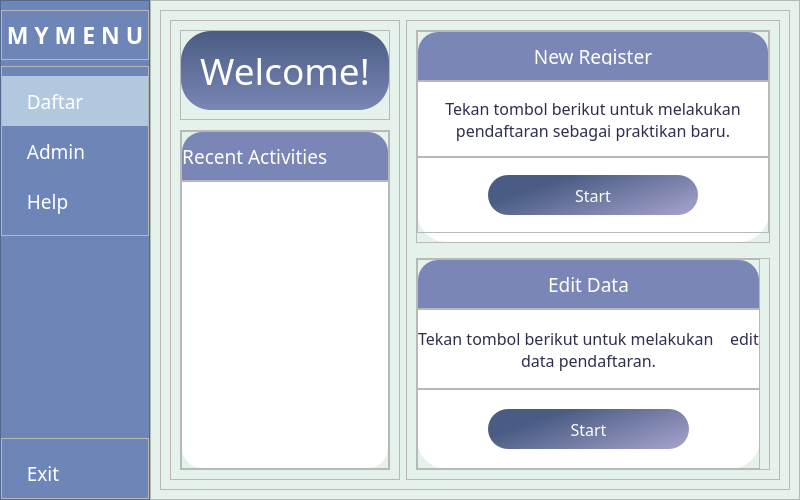
<?xml version="1.0" encoding="UTF-8"?>
<ui version="4.0">
 <class>Dialog</class>
 <widget class="QDialog" name="Dialog">
  <property name="geometry">
   <rect>
    <x>0</x>
    <y>0</y>
    <width>800</width>
    <height>500</height>
   </rect>
  </property>
  <property name="windowTitle">
   <string>Dialog</string>
  </property>
  <layout class="QHBoxLayout" name="horizontalLayout">
   <property name="spacing">
    <number>0</number>
   </property>
   <property name="leftMargin">
    <number>0</number>
   </property>
   <property name="topMargin">
    <number>0</number>
   </property>
   <property name="rightMargin">
    <number>0</number>
   </property>
   <property name="bottomMargin">
    <number>0</number>
   </property>
   <item>
    <widget class="QFrame" name="frame">
     <property name="minimumSize">
      <size>
       <width>150</width>
       <height>0</height>
      </size>
     </property>
     <property name="maximumSize">
      <size>
       <width>150</width>
       <height>16777215</height>
      </size>
     </property>
     <property name="styleSheet">
      <string notr="true">QFrame#frame{
background-color:rgb(110, 133, 183)
}




</string>
     </property>
     <property name="frameShape">
      <enum>QFrame::StyledPanel</enum>
     </property>
     <property name="frameShadow">
      <enum>QFrame::Raised</enum>
     </property>
     <layout class="QVBoxLayout" name="verticalLayout">
      <property name="leftMargin">
       <number>0</number>
      </property>
      <property name="rightMargin">
       <number>0</number>
      </property>
      <property name="bottomMargin">
       <number>0</number>
      </property>
      <item>
       <widget class="QFrame" name="frame_3">
        <property name="minimumSize">
         <size>
          <width>0</width>
          <height>50</height>
         </size>
        </property>
        <property name="maximumSize">
         <size>
          <width>16777215</width>
          <height>50</height>
         </size>
        </property>
        <property name="frameShape">
         <enum>QFrame::StyledPanel</enum>
        </property>
        <property name="frameShadow">
         <enum>QFrame::Raised</enum>
        </property>
        <layout class="QVBoxLayout" name="verticalLayout_2">
         <property name="spacing">
          <number>0</number>
         </property>
         <property name="leftMargin">
          <number>0</number>
         </property>
         <property name="topMargin">
          <number>0</number>
         </property>
         <property name="rightMargin">
          <number>0</number>
         </property>
         <property name="bottomMargin">
          <number>0</number>
         </property>
         <item>
          <widget class="QPushButton" name="pushButton_5">
           <property name="font">
            <font>
             <family>Tw Cen MT</family>
             <pointsize>17</pointsize>
             <weight>75</weight>
             <bold>true</bold>
            </font>
           </property>
           <property name="styleSheet">
            <string notr="true">QPushButton#pushButton_5{
background-color:none;
border-radius:0px;
color:rgb(255, 255, 255);
}

QPushButton#pushButton_5:hover{
color:rgb(196, 215, 224);
}</string>
           </property>
           <property name="text">
            <string>M Y M E N U</string>
           </property>
          </widget>
         </item>
        </layout>
       </widget>
      </item>
      <item alignment="Qt::AlignTop">
       <widget class="QFrame" name="frame_4">
        <property name="frameShape">
         <enum>QFrame::StyledPanel</enum>
        </property>
        <property name="frameShadow">
         <enum>QFrame::Raised</enum>
        </property>
        <layout class="QVBoxLayout" name="verticalLayout_3">
         <property name="spacing">
          <number>0</number>
         </property>
         <property name="leftMargin">
          <number>0</number>
         </property>
         <property name="topMargin">
          <number>9</number>
         </property>
         <property name="rightMargin">
          <number>0</number>
         </property>
         <item>
          <widget class="QFrame" name="frame_13">
           <property name="frameShape">
            <enum>QFrame::StyledPanel</enum>
           </property>
           <property name="frameShadow">
            <enum>QFrame::Raised</enum>
           </property>
          </widget>
         </item>
         <item>
          <widget class="QPushButton" name="pushButton">
           <property name="minimumSize">
            <size>
             <width>0</width>
             <height>50</height>
            </size>
           </property>
           <property name="maximumSize">
            <size>
             <width>16777215</width>
             <height>50</height>
            </size>
           </property>
           <property name="font">
            <font>
             <family>Tw Cen MT</family>
             <pointsize>14</pointsize>
             <weight>50</weight>
             <italic>false</italic>
             <bold>false</bold>
             <stylestrategy>PreferDefault</stylestrategy>
            </font>
           </property>
           <property name="focusPolicy">
            <enum>Qt::NoFocus</enum>
           </property>
           <property name="contextMenuPolicy">
            <enum>Qt::DefaultContextMenu</enum>
           </property>
           <property name="layoutDirection">
            <enum>Qt::LeftToRight</enum>
           </property>
           <property name="styleSheet">
            <string notr="true">QPushButton#pushButton{
text-align:left;
padding-left:15px;
background-color:none;
border-radius:0px;
color:rgb(255, 255, 255);
background-color:rgb(178, 200, 223);
}

QPushButton#pushButton:hover{
font-weight:900;
}


QPushButton#pushButton:pressed{
padding-left:20px;
padding-top:5px;
}</string>
           </property>
           <property name="text">
            <string>  Daftar</string>
           </property>
           <property name="icon">
            <iconset resource="icon.qrc">
             <normaloff>:/icon/feather_white/edit.svg</normaloff>:/icon/feather_white/edit.svg</iconset>
           </property>
           <property name="iconSize">
            <size>
             <width>20</width>
             <height>20</height>
            </size>
           </property>
           <property name="checkable">
            <bool>false</bool>
           </property>
          </widget>
         </item>
         <item>
          <widget class="QPushButton" name="pushButton_2">
           <property name="minimumSize">
            <size>
             <width>0</width>
             <height>50</height>
            </size>
           </property>
           <property name="maximumSize">
            <size>
             <width>16777215</width>
             <height>50</height>
            </size>
           </property>
           <property name="font">
            <font>
             <family>Tw Cen MT</family>
             <pointsize>14</pointsize>
            </font>
           </property>
           <property name="layoutDirection">
            <enum>Qt::LeftToRight</enum>
           </property>
           <property name="styleSheet">
            <string notr="true">QPushButton#pushButton_2{
text-align:left;
padding-left:15px;
background-color:none;
border-radius:0px;
color:rgb(255, 255, 255);
}

QPushButton#pushButton_2:hover{
font-weight:900;
}

QPushButton#pushButton_2:pressed{
padding-left:20px;
padding-top:5px;
}</string>
           </property>
           <property name="text">
            <string>  Admin</string>
           </property>
           <property name="icon">
            <iconset resource="icon.qrc">
             <normaloff>:/icon/feather_white/user.svg</normaloff>:/icon/feather_white/user.svg</iconset>
           </property>
           <property name="iconSize">
            <size>
             <width>20</width>
             <height>20</height>
            </size>
           </property>
          </widget>
         </item>
         <item>
          <widget class="QPushButton" name="pushButton_3">
           <property name="minimumSize">
            <size>
             <width>0</width>
             <height>50</height>
            </size>
           </property>
           <property name="maximumSize">
            <size>
             <width>16777215</width>
             <height>50</height>
            </size>
           </property>
           <property name="font">
            <font>
             <family>Tw Cen MT</family>
             <pointsize>14</pointsize>
            </font>
           </property>
           <property name="layoutDirection">
            <enum>Qt::LeftToRight</enum>
           </property>
           <property name="styleSheet">
            <string notr="true">QPushButton#pushButton_3{
text-align:left;
padding-left:15px;
background-color:none;
border-radius:0px;
color:rgb(255, 255, 255);
}

QPushButton#pushButton_3:hover{
font-weight:900;
}

QPushButton#pushButton_3:pressed{
padding-left:20px;
padding-top:5px;
}</string>
           </property>
           <property name="text">
            <string>  Help</string>
           </property>
           <property name="icon">
            <iconset resource="icon.qrc">
             <normaloff>:/icon/feather_white/help-circle.svg</normaloff>:/icon/feather_white/help-circle.svg</iconset>
           </property>
           <property name="iconSize">
            <size>
             <width>20</width>
             <height>20</height>
            </size>
           </property>
          </widget>
         </item>
        </layout>
       </widget>
      </item>
      <item alignment="Qt::AlignBottom">
       <widget class="QFrame" name="frame_5">
        <property name="frameShape">
         <enum>QFrame::StyledPanel</enum>
        </property>
        <property name="frameShadow">
         <enum>QFrame::Raised</enum>
        </property>
        <layout class="QVBoxLayout" name="verticalLayout_4">
         <property name="leftMargin">
          <number>0</number>
         </property>
         <property name="rightMargin">
          <number>0</number>
         </property>
         <property name="bottomMargin">
          <number>0</number>
         </property>
         <item>
          <widget class="QPushButton" name="pushButton_4">
           <property name="minimumSize">
            <size>
             <width>0</width>
             <height>50</height>
            </size>
           </property>
           <property name="maximumSize">
            <size>
             <width>16777215</width>
             <height>50</height>
            </size>
           </property>
           <property name="font">
            <font>
             <family>Tw Cen MT</family>
             <pointsize>14</pointsize>
            </font>
           </property>
           <property name="styleSheet">
            <string notr="true">QPushButton#pushButton_4{
text-align:left;
padding-left:15px;
background-color:none;
border-radius:0px;
color:rgb(255, 255, 255);
}

QPushButton#pushButton_4:hover{
font-weight:900;
}

QPushButton#pushButton_4:pressed{
padding-left:20px;
padding-top:5px;
}</string>
           </property>
           <property name="text">
            <string>  Exit</string>
           </property>
           <property name="icon">
            <iconset resource="icon.qrc">
             <normaloff>:/icon/feather_white/power.svg</normaloff>:/icon/feather_white/power.svg</iconset>
           </property>
           <property name="iconSize">
            <size>
             <width>20</width>
             <height>20</height>
            </size>
           </property>
          </widget>
         </item>
        </layout>
       </widget>
      </item>
     </layout>
    </widget>
   </item>
   <item>
    <widget class="QFrame" name="frame_2">
     <property name="styleSheet">
      <string notr="true">QFrame#frame_2{
background-color:rgb(229, 241, 235);
}
</string>
     </property>
     <property name="frameShape">
      <enum>QFrame::StyledPanel</enum>
     </property>
     <property name="frameShadow">
      <enum>QFrame::Raised</enum>
     </property>
     <layout class="QVBoxLayout" name="verticalLayout_5">
      <item>
       <widget class="QFrame" name="frame_7">
        <property name="frameShape">
         <enum>QFrame::StyledPanel</enum>
        </property>
        <property name="frameShadow">
         <enum>QFrame::Raised</enum>
        </property>
        <layout class="QHBoxLayout" name="horizontalLayout_2">
         <item>
          <widget class="QFrame" name="frame_6">
           <property name="frameShape">
            <enum>QFrame::StyledPanel</enum>
           </property>
           <property name="frameShadow">
            <enum>QFrame::Raised</enum>
           </property>
           <layout class="QVBoxLayout" name="verticalLayout_6">
            <property name="spacing">
             <number>10</number>
            </property>
            <item>
             <widget class="QFrame" name="frame_9">
              <property name="maximumSize">
               <size>
                <width>16777215</width>
                <height>90</height>
               </size>
              </property>
              <property name="frameShape">
               <enum>QFrame::StyledPanel</enum>
              </property>
              <property name="frameShadow">
               <enum>QFrame::Raised</enum>
              </property>
              <layout class="QVBoxLayout" name="verticalLayout_7">
               <property name="leftMargin">
                <number>0</number>
               </property>
               <property name="topMargin">
                <number>0</number>
               </property>
               <property name="rightMargin">
                <number>0</number>
               </property>
               <item>
                <widget class="QLabel" name="label">
                 <property name="font">
                  <font>
                   <family>Tw Cen MT</family>
                   <pointsize>28</pointsize>
                  </font>
                 </property>
                 <property name="styleSheet">
                  <string notr="true">QLabel#label{;
background-color:qlineargradient(spread:pad, x1:0, y1:0, x2:0, y2:1, stop:0 rgba(73, 92, 131, 255), stop:1 rgba(122, 134, 182, 255));
border-bottom-left-radius:30px;
border-bottom-right-radius:30px;
border-top-left-radius:30px;
border-top-right-radius:30px;
color:rgb(255, 255, 255);
padding: 10px;
}</string>
                 </property>
                 <property name="text">
                  <string>Welcome!</string>
                 </property>
                 <property name="alignment">
                  <set>Qt::AlignCenter</set>
                 </property>
                </widget>
               </item>
              </layout>
             </widget>
            </item>
            <item>
             <widget class="QFrame" name="frame_10">
              <property name="frameShape">
               <enum>QFrame::StyledPanel</enum>
              </property>
              <property name="frameShadow">
               <enum>QFrame::Raised</enum>
              </property>
              <layout class="QVBoxLayout" name="verticalLayout_8">
               <property name="spacing">
                <number>0</number>
               </property>
               <property name="leftMargin">
                <number>0</number>
               </property>
               <property name="topMargin">
                <number>0</number>
               </property>
               <property name="rightMargin">
                <number>0</number>
               </property>
               <property name="bottomMargin">
                <number>0</number>
               </property>
               <item>
                <widget class="QFrame" name="frame_11">
                 <property name="maximumSize">
                  <size>
                   <width>16777215</width>
                   <height>50</height>
                  </size>
                 </property>
                 <property name="frameShape">
                  <enum>QFrame::StyledPanel</enum>
                 </property>
                 <property name="frameShadow">
                  <enum>QFrame::Raised</enum>
                 </property>
                 <layout class="QHBoxLayout" name="horizontalLayout_3">
                  <property name="spacing">
                   <number>0</number>
                  </property>
                  <property name="leftMargin">
                   <number>0</number>
                  </property>
                  <property name="topMargin">
                   <number>0</number>
                  </property>
                  <property name="rightMargin">
                   <number>0</number>
                  </property>
                  <property name="bottomMargin">
                   <number>0</number>
                  </property>
                  <item>
                   <widget class="QLabel" name="label_3">
                    <property name="font">
                     <font>
                      <family>Tw Cen MT</family>
                      <pointsize>14</pointsize>
                     </font>
                    </property>
                    <property name="styleSheet">
                     <string notr="true">QLabel#label_3{
background-color:rgb(122, 134, 182);
border-top-left-radius:20px;
color:rgb(255, 255, 255);
}</string>
                    </property>
                    <property name="text">
                     <string>Recent Activities  </string>
                    </property>
                    <property name="alignment">
                     <set>Qt::AlignRight|Qt::AlignTrailing|Qt::AlignVCenter</set>
                    </property>
                   </widget>
                  </item>
                  <item>
                   <widget class="QLabel" name="label_2">
                    <property name="maximumSize">
                     <size>
                      <width>80</width>
                      <height>16777215</height>
                     </size>
                    </property>
                    <property name="styleSheet">
                     <string notr="true">QLabel#label_2{
background-color:rgb(122, 134, 182);;
border-top-right-radius:20px;
color:rgb(255, 255, 255);
}</string>
                    </property>
                    <property name="text">
                     <string>&lt;html&gt;&lt;head/&gt;&lt;body&gt;&lt;p&gt;&lt;img src=&quot;:/icon/feather_white/bell.svg&quot;/&gt;&lt;/p&gt;&lt;/body&gt;&lt;/html&gt;</string>
                    </property>
                    <property name="textFormat">
                     <enum>Qt::RichText</enum>
                    </property>
                   </widget>
                  </item>
                 </layout>
                </widget>
               </item>
               <item>
                <widget class="QFrame" name="frame_12">
                 <property name="frameShape">
                  <enum>QFrame::StyledPanel</enum>
                 </property>
                 <property name="frameShadow">
                  <enum>QFrame::Raised</enum>
                 </property>
                 <layout class="QVBoxLayout" name="verticalLayout_9">
                  <property name="spacing">
                   <number>0</number>
                  </property>
                  <property name="leftMargin">
                   <number>0</number>
                  </property>
                  <property name="topMargin">
                   <number>0</number>
                  </property>
                  <property name="rightMargin">
                   <number>0</number>
                  </property>
                  <property name="bottomMargin">
                   <number>0</number>
                  </property>
                  <item>
                   <widget class="QLabel" name="label_4">
                    <property name="font">
                     <font>
                      <family>Tw Cen MT</family>
                      <pointsize>12</pointsize>
                     </font>
                    </property>
                    <property name="styleSheet">
                     <string notr="true">QLabel#label_4{
background-color:rgb(255, 255, 255);
padding:10px;
color:rgb(46, 47, 77)
}

QLabel#label_4:hover{
background-color:rgb(218, 218, 218);
}</string>
                    </property>
                    <property name="text">
                     <string/>
                    </property>
                    <property name="scaledContents">
                     <bool>false</bool>
                    </property>
                    <property name="wordWrap">
                     <bool>true</bool>
                    </property>
                   </widget>
                  </item>
                  <item>
                   <widget class="QLabel" name="label_5">
                    <property name="font">
                     <font>
                      <family>Tw Cen MT</family>
                      <pointsize>12</pointsize>
                     </font>
                    </property>
                    <property name="styleSheet">
                     <string notr="true">QLabel#label_5{
background-color:rgb(255, 255, 255);
padding:10px;
color:rgb(46, 47, 77)
}

QLabel#label_5:hover{
background-color:rgb(218, 218, 218);
}</string>
                    </property>
                    <property name="text">
                     <string/>
                    </property>
                    <property name="wordWrap">
                     <bool>true</bool>
                    </property>
                   </widget>
                  </item>
                  <item>
                   <widget class="QLabel" name="label_6">
                    <property name="font">
                     <font>
                      <family>Tw Cen MT</family>
                      <pointsize>12</pointsize>
                     </font>
                    </property>
                    <property name="styleSheet">
                     <string notr="true">QLabel#label_6{
background-color:rgb(255, 255, 255);
padding:10px;
color:rgb(46, 47, 77)
}

QLabel#label_6:hover{
background-color:rgb(218, 218, 218);
}</string>
                    </property>
                    <property name="text">
                     <string/>
                    </property>
                    <property name="wordWrap">
                     <bool>true</bool>
                    </property>
                   </widget>
                  </item>
                  <item>
                   <widget class="QLabel" name="label_7">
                    <property name="font">
                     <font>
                      <family>Tw Cen MT</family>
                      <pointsize>12</pointsize>
                     </font>
                    </property>
                    <property name="styleSheet">
                     <string notr="true">QLabel#label_7{
background-color:rgb(255, 255, 255);
padding:10px;
color:rgb(46, 47, 77)
}

QLabel#label_7:hover{
background-color:rgb(218, 218, 218);
}</string>
                    </property>
                    <property name="text">
                     <string/>
                    </property>
                    <property name="wordWrap">
                     <bool>true</bool>
                    </property>
                   </widget>
                  </item>
                  <item>
                   <widget class="QLabel" name="label_8">
                    <property name="font">
                     <font>
                      <family>Tw Cen MT</family>
                      <pointsize>12</pointsize>
                     </font>
                    </property>
                    <property name="styleSheet">
                     <string notr="true">QLabel#label_8{
background-color:rgb(255, 255, 255);
padding:10px;
color:rgb(46, 47, 77);
border-bottom-left-radius:20px;
border-bottom-right-radius:20px;
}

QLabel#label_8:hover{
background-color:rgb(218, 218, 218);
}</string>
                    </property>
                    <property name="text">
                     <string/>
                    </property>
                    <property name="wordWrap">
                     <bool>true</bool>
                    </property>
                   </widget>
                  </item>
                 </layout>
                </widget>
               </item>
              </layout>
             </widget>
            </item>
           </layout>
          </widget>
         </item>
         <item>
          <widget class="QFrame" name="frame_8">
           <property name="frameShape">
            <enum>QFrame::StyledPanel</enum>
           </property>
           <property name="frameShadow">
            <enum>QFrame::Raised</enum>
           </property>
           <layout class="QVBoxLayout" name="verticalLayout_10">
            <property name="spacing">
             <number>15</number>
            </property>
            <item>
             <widget class="QFrame" name="frame_14">
              <property name="frameShape">
               <enum>QFrame::StyledPanel</enum>
              </property>
              <property name="frameShadow">
               <enum>QFrame::Raised</enum>
              </property>
              <layout class="QVBoxLayout" name="verticalLayout_11">
               <property name="spacing">
                <number>0</number>
               </property>
               <property name="leftMargin">
                <number>0</number>
               </property>
               <property name="topMargin">
                <number>0</number>
               </property>
               <property name="rightMargin">
                <number>0</number>
               </property>
               <property name="bottomMargin">
                <number>0</number>
               </property>
               <item>
                <widget class="QFrame" name="frame_16">
                 <property name="maximumSize">
                  <size>
                   <width>16777215</width>
                   <height>50</height>
                  </size>
                 </property>
                 <property name="frameShape">
                  <enum>QFrame::StyledPanel</enum>
                 </property>
                 <property name="frameShadow">
                  <enum>QFrame::Raised</enum>
                 </property>
                 <layout class="QHBoxLayout" name="horizontalLayout_4">
                  <property name="spacing">
                   <number>0</number>
                  </property>
                  <property name="leftMargin">
                   <number>0</number>
                  </property>
                  <property name="topMargin">
                   <number>0</number>
                  </property>
                  <property name="rightMargin">
                   <number>0</number>
                  </property>
                  <property name="bottomMargin">
                   <number>0</number>
                  </property>
                  <item>
                   <widget class="QLabel" name="label_9">
                    <property name="font">
                     <font>
                      <family>Tw Cen MT</family>
                      <pointsize>14</pointsize>
                     </font>
                    </property>
                    <property name="styleSheet">
                     <string notr="true">QLabel#label_9{
background-color:rgb(122, 134, 182);
border-top-left-radius:20px;
border-top-right-radius:20px;
color:rgb(255, 255, 255);
padding: 15px;
}</string>
                    </property>
                    <property name="text">
                     <string>New Register</string>
                    </property>
                    <property name="alignment">
                     <set>Qt::AlignCenter</set>
                    </property>
                   </widget>
                  </item>
                 </layout>
                </widget>
               </item>
               <item>
                <widget class="QFrame" name="frame_17">
                 <property name="styleSheet">
                  <string notr="true">QFrame#frame_17{
background-color:rgb(255, 255, 255);
border-bottom-left-radius:30px;
border-bottom-right-radius:30px;
}</string>
                 </property>
                 <property name="frameShape">
                  <enum>QFrame::StyledPanel</enum>
                 </property>
                 <property name="frameShadow">
                  <enum>QFrame::Raised</enum>
                 </property>
                 <layout class="QVBoxLayout" name="verticalLayout_12">
                  <property name="spacing">
                   <number>0</number>
                  </property>
                  <property name="leftMargin">
                   <number>0</number>
                  </property>
                  <property name="topMargin">
                   <number>0</number>
                  </property>
                  <property name="rightMargin">
                   <number>0</number>
                  </property>
                  <item>
                   <widget class="QFrame" name="frame_18">
                    <property name="maximumSize">
                     <size>
                      <width>16777215</width>
                      <height>100</height>
                     </size>
                    </property>
                    <property name="frameShape">
                     <enum>QFrame::StyledPanel</enum>
                    </property>
                    <property name="frameShadow">
                     <enum>QFrame::Raised</enum>
                    </property>
                    <layout class="QVBoxLayout" name="verticalLayout_13">
                     <property name="spacing">
                      <number>0</number>
                     </property>
                     <property name="leftMargin">
                      <number>0</number>
                     </property>
                     <property name="topMargin">
                      <number>0</number>
                     </property>
                     <property name="rightMargin">
                      <number>0</number>
                     </property>
                     <property name="bottomMargin">
                      <number>0</number>
                     </property>
                     <item>
                      <widget class="QLabel" name="label_10">
                       <property name="font">
                        <font>
                         <family>Tw Cen MT</family>
                         <pointsize>12</pointsize>
                        </font>
                       </property>
                       <property name="styleSheet">
                        <string notr="true">color:rgb(46, 47, 77);</string>
                       </property>
                       <property name="text">
                        <string>Tekan tombol berikut untuk melakukan pendaftaran sebagai praktikan baru.</string>
                       </property>
                       <property name="alignment">
                        <set>Qt::AlignCenter</set>
                       </property>
                       <property name="wordWrap">
                        <bool>true</bool>
                       </property>
                      </widget>
                     </item>
                    </layout>
                   </widget>
                  </item>
                  <item>
                   <widget class="QFrame" name="frame_19">
                    <property name="frameShape">
                     <enum>QFrame::StyledPanel</enum>
                    </property>
                    <property name="frameShadow">
                     <enum>QFrame::Raised</enum>
                    </property>
                    <layout class="QVBoxLayout" name="verticalLayout_14">
                     <property name="leftMargin">
                      <number>70</number>
                     </property>
                     <property name="rightMargin">
                      <number>70</number>
                     </property>
                     <item>
                      <widget class="QPushButton" name="pushButton_6">
                       <property name="maximumSize">
                        <size>
                         <width>16777215</width>
                         <height>40</height>
                        </size>
                       </property>
                       <property name="font">
                        <font>
                         <family>Tw Cen MT</family>
                         <pointsize>12</pointsize>
                        </font>
                       </property>
                       <property name="styleSheet">
                        <string notr="true">QPushButton#pushButton_6{
background-color:qlineargradient(spread:pad, x1:0.108, y1:0.506, x2:1, y2:1, stop:0 rgba(73, 92, 131, 255), stop:1 rgba(168, 164, 206, 255));
border-top-left-radius:20px;
border-bottom-left-radius:20px;
border-top-right-radius:20px;
border-bottom-right-radius:20px;
color:rgb(255, 255, 255);

}

QPushButton#pushButton_6:hover{
background-color:qlineargradient(spread:pad, x1:0.108, y1:0.506, x2:1, y2:1, stop:0 rgba(122, 134, 182, 255), stop:1 rgba(200, 182, 226, 255));
}

QPushButton#pushButton_6:pressed{
padding-left:5px;
padding-top:5px;
}</string>
                       </property>
                       <property name="text">
                        <string>Start</string>
                       </property>
                      </widget>
                     </item>
                    </layout>
                   </widget>
                  </item>
                 </layout>
                </widget>
               </item>
              </layout>
             </widget>
            </item>
            <item>
             <widget class="QFrame" name="frame_15">
              <property name="frameShape">
               <enum>QFrame::StyledPanel</enum>
              </property>
              <property name="frameShadow">
               <enum>QFrame::Raised</enum>
              </property>
              <layout class="QVBoxLayout" name="verticalLayout_15">
               <property name="spacing">
                <number>0</number>
               </property>
               <property name="leftMargin">
                <number>0</number>
               </property>
               <property name="topMargin">
                <number>0</number>
               </property>
               <property name="bottomMargin">
                <number>0</number>
               </property>
               <item>
                <widget class="QFrame" name="frame_20">
                 <property name="maximumSize">
                  <size>
                   <width>16777215</width>
                   <height>50</height>
                  </size>
                 </property>
                 <property name="frameShape">
                  <enum>QFrame::StyledPanel</enum>
                 </property>
                 <property name="frameShadow">
                  <enum>QFrame::Raised</enum>
                 </property>
                 <layout class="QHBoxLayout" name="horizontalLayout_5">
                  <property name="spacing">
                   <number>0</number>
                  </property>
                  <property name="leftMargin">
                   <number>0</number>
                  </property>
                  <property name="topMargin">
                   <number>0</number>
                  </property>
                  <property name="rightMargin">
                   <number>0</number>
                  </property>
                  <property name="bottomMargin">
                   <number>0</number>
                  </property>
                  <item>
                   <widget class="QLabel" name="label_11">
                    <property name="font">
                     <font>
                      <family>Tw Cen MT</family>
                      <pointsize>14</pointsize>
                     </font>
                    </property>
                    <property name="styleSheet">
                     <string notr="true">QLabel#label_11{
background-color:rgb(122, 134, 182);
border-top-left-radius:20px;
border-top-right-radius:20px;
color:rgb(255, 255, 255);
padding: 15px;
}</string>
                    </property>
                    <property name="text">
                     <string>Edit Data</string>
                    </property>
                    <property name="alignment">
                     <set>Qt::AlignCenter</set>
                    </property>
                   </widget>
                  </item>
                 </layout>
                </widget>
               </item>
               <item>
                <widget class="QFrame" name="frame_21">
                 <property name="styleSheet">
                  <string notr="true">QFrame#frame_21{
background-color:rgb(255, 255, 255);
border-bottom-left-radius:30px;
border-bottom-right-radius:30px;
}</string>
                 </property>
                 <property name="frameShape">
                  <enum>QFrame::StyledPanel</enum>
                 </property>
                 <property name="frameShadow">
                  <enum>QFrame::Raised</enum>
                 </property>
                 <layout class="QVBoxLayout" name="verticalLayout_16">
                  <property name="spacing">
                   <number>0</number>
                  </property>
                  <property name="leftMargin">
                   <number>0</number>
                  </property>
                  <property name="topMargin">
                   <number>0</number>
                  </property>
                  <property name="rightMargin">
                   <number>0</number>
                  </property>
                  <property name="bottomMargin">
                   <number>0</number>
                  </property>
                  <item>
                   <widget class="QFrame" name="frame_22">
                    <property name="maximumSize">
                     <size>
                      <width>16777215</width>
                      <height>100</height>
                     </size>
                    </property>
                    <property name="frameShape">
                     <enum>QFrame::StyledPanel</enum>
                    </property>
                    <property name="frameShadow">
                     <enum>QFrame::Raised</enum>
                    </property>
                    <layout class="QVBoxLayout" name="verticalLayout_17">
                     <property name="spacing">
                      <number>0</number>
                     </property>
                     <property name="leftMargin">
                      <number>0</number>
                     </property>
                     <property name="topMargin">
                      <number>0</number>
                     </property>
                     <property name="rightMargin">
                      <number>0</number>
                     </property>
                     <property name="bottomMargin">
                      <number>0</number>
                     </property>
                     <item>
                      <widget class="QLabel" name="label_12">
                       <property name="font">
                        <font>
                         <family>Tw Cen MT</family>
                         <pointsize>12</pointsize>
                        </font>
                       </property>
                       <property name="styleSheet">
                        <string notr="true">color:rgb(46, 47, 77);</string>
                       </property>
                       <property name="text">
                        <string>Tekan tombol berikut untuk melakukan    edit data pendaftaran.</string>
                       </property>
                       <property name="alignment">
                        <set>Qt::AlignCenter</set>
                       </property>
                       <property name="wordWrap">
                        <bool>true</bool>
                       </property>
                      </widget>
                     </item>
                    </layout>
                   </widget>
                  </item>
                  <item>
                   <widget class="QFrame" name="frame_23">
                    <property name="frameShape">
                     <enum>QFrame::StyledPanel</enum>
                    </property>
                    <property name="frameShadow">
                     <enum>QFrame::Raised</enum>
                    </property>
                    <layout class="QVBoxLayout" name="verticalLayout_18">
                     <property name="leftMargin">
                      <number>70</number>
                     </property>
                     <property name="rightMargin">
                      <number>70</number>
                     </property>
                     <item>
                      <widget class="QPushButton" name="pushButton_7">
                       <property name="maximumSize">
                        <size>
                         <width>16777215</width>
                         <height>40</height>
                        </size>
                       </property>
                       <property name="font">
                        <font>
                         <family>Tw Cen MT</family>
                         <pointsize>12</pointsize>
                        </font>
                       </property>
                       <property name="styleSheet">
                        <string notr="true">QPushButton#pushButton_7{
background-color:qlineargradient(spread:pad, x1:0.108, y1:0.506, x2:1, y2:1, stop:0 rgba(73, 92, 131, 255), stop:1 rgba(168, 164, 206, 255));
border-top-left-radius:20px;
border-bottom-left-radius:20px;
border-top-right-radius:20px;
border-bottom-right-radius:20px;
color:rgb(255, 255, 255);

}

QPushButton#pushButton_7:hover{
background-color:qlineargradient(spread:pad, x1:0.108, y1:0.506, x2:1, y2:1, stop:0 rgba(122, 134, 182, 255), stop:1 rgba(200, 182, 226, 255));
}

QPushButton#pushButton_7:pressed{
padding-left:5px;
padding-top:5px;
}</string>
                       </property>
                       <property name="text">
                        <string>Start</string>
                       </property>
                      </widget>
                     </item>
                    </layout>
                   </widget>
                  </item>
                 </layout>
                </widget>
               </item>
              </layout>
             </widget>
            </item>
           </layout>
          </widget>
         </item>
        </layout>
       </widget>
      </item>
     </layout>
    </widget>
   </item>
  </layout>
 </widget>
 <resources>
  <include location="icon.qrc"/>
 </resources>
 <connections/>
</ui>
